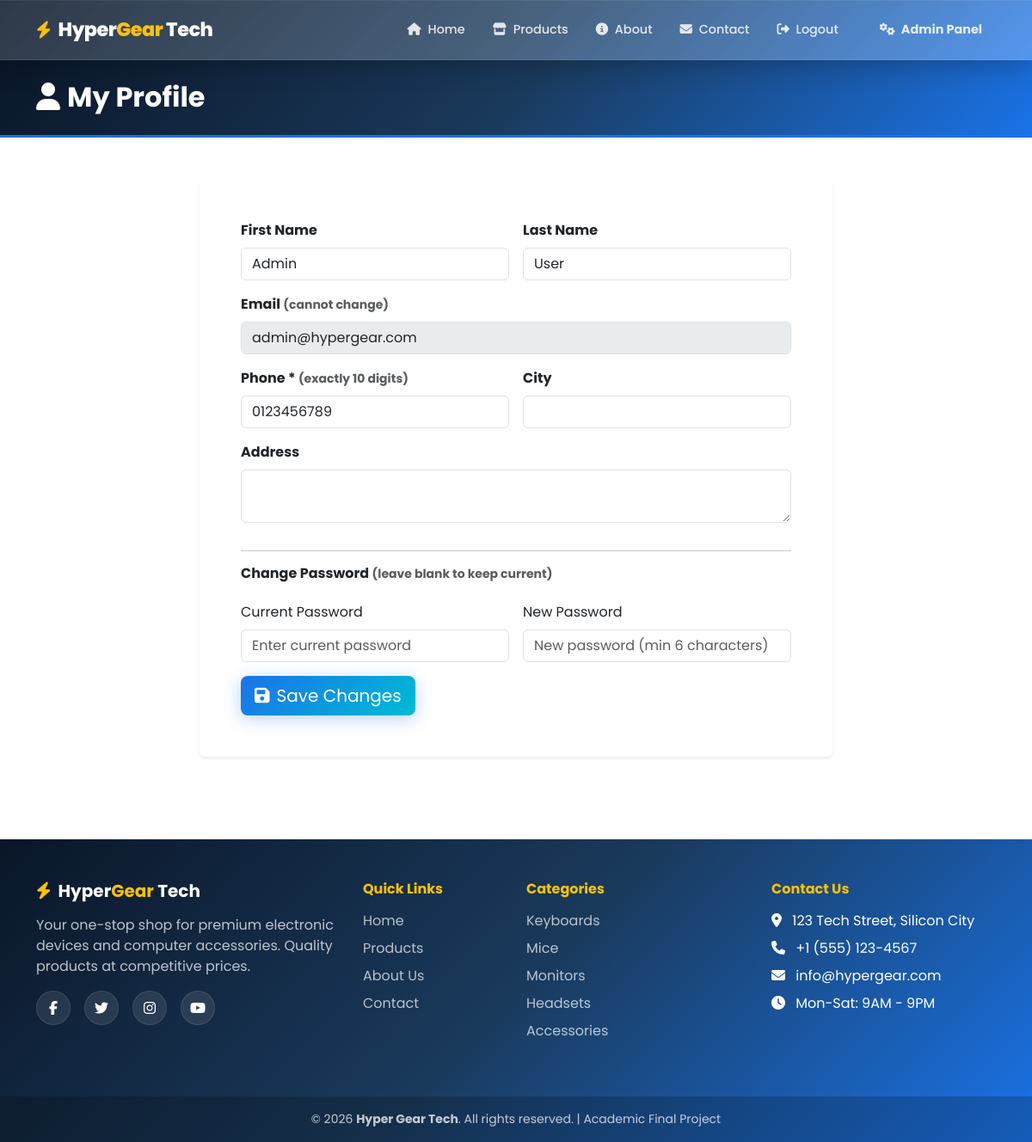
The page /pages/profile.php (signed in) on the database its author committed.
### tables this page shows
CREATE TABLE IF NOT EXISTS `users` (
    `id` INT AUTO_INCREMENT PRIMARY KEY,
    `first_name` VARCHAR(50) NOT NULL,
    `last_name` VARCHAR(50) NOT NULL,
    `email` VARCHAR(100) NOT NULL UNIQUE,
    `password` VARCHAR(255) NOT NULL,
    `phone` VARCHAR(20) DEFAULT NULL,
    `address` TEXT DEFAULT NULL,
    `city` VARCHAR(50) DEFAULT NULL,
    `role` ENUM('customer', 'admin') DEFAULT 'customer',
    `created_at` TIMESTAMP DEFAULT CURRENT_TIMESTAMP,
    `updated_at` TIMESTAMP DEFAULT CURRENT_TIMESTAMP ON UPDATE CURRENT_TIMESTAMP
);

### pages/profile.php (the view, shortened to what this page needs)
<?php
require_once __DIR__ . '/../config/database.php';
$user_id = $_SESSION['user_id'];
$user = $conn->query("SELECT * FROM users WHERE id = $user_id")->fetch_assoc();
require_once __DIR__ . '/../includes/header.php';
require_once __DIR__ . '/../includes/navigation.php';
?>
<section class="page-header py-4">
    <div class="container">
        <h2 class="fw-bold text-white mb-0"><i class="fas fa-user me-2"></i>My Profile</h2>
    </div>
</section>
<section class="py-5">
    <div class="container">
        <div class="row justify-content-center">
            <div class="col-lg-8">
                <div class="card border-0 shadow-sm scroll-reveal">
                    <div class="card-body p-5">
                        <form method="POST">
                            <div class="row g-3">
                                <div class="col-md-6">
                                    <label class="form-label fw-bold">First Name</label>
                                    <input type="text" name="first_name" class="form-control" required value="<?= htmlspecialchars($user['first_name']) ?>">
                                </div>
                                <div class="col-md-6">
                                    <label class="form-label fw-bold">Last Name</label>
                                    <input type="text" name="last_name" class="form-control" required value="<?= htmlspecialchars($user['last_name']) ?>">
                                </div>
                                <div class="col-12">
                                    <label class="form-label fw-bold">Email <small class="text-muted">(cannot change)</small></label>
                                    <input type="email" class="form-control" value="<?= htmlspecialchars($user['email']) ?>" disabled>
                                </div>
                                <div class="col-md-6">
                                    <label class="form-label fw-bold">Phone * <small class="text-muted">(exactly 10 digits)</small></label>
                                    <input type="text" name="phone" class="form-control" required maxlength="10" minlength="10" pattern="\d{10}" title="Phone number must be exactly 10 digits" value="<?= htmlspecialchars($user['phone'] ?? '') ?>">
                                </div>
                                <div class="col-md-6">
                                    <label class="form-label fw-bold">City</label>
                                    <input type="text" name="city" class="form-control" value="<?= htmlspecialchars($user['city'] ?? '') ?>">
                                </div>
                                <div class="col-12">
                                    <label class="form-label fw-bold">Address</label>
                                    <textarea name="address" class="form-control" rows="2"><?= htmlspecialchars($user['address'] ?? '') ?></textarea>
                                </div>
                                <div class="col-12">
                                    <hr>
                                    <h6 class="fw-bold">Change Password <small class="text-muted">(leave blank to keep current)</small></h6>
                                </div>
                                <div class="col-md-6">
                                    <label class="form-label">Current Password</label>
                                    <input type="password" name="current_password" class="form-control" placeholder="Enter current password">
                                </div>
                                <div class="col-md-6">
                                    <label class="form-label">New Password</label>
                                    <input type="password" name="new_password" class="form-control" placeholder="New password (min 6 characters)">
                                </div>
                                <div class="col-12">
                                    <button type="submit" class="btn btn-primary btn-lg hg-btn-glow"><i class="fas fa-save me-2"></i>Save Changes</button>
                                </div>
                            </div>
                        </form>
                    </div>
                </div>
            </div>
        </div>
    </div>
</section>
<?php require_once __DIR__ . '/../includes/footer.php'; ?>

### assets/css/style.css (style rules this page uses)
:root { --hg-blue-deep: #0a1628; --hg-blue-dark: #0d2137; --hg-blue-primary: #1a73e8; --hg-blue-bright: #2196f3; --hg-blue-light: #64b5f6; --hg-blue-cyan: #00bcd4; --hg-gradient-1: linear-gradient( 135deg, #0a1628 0%, #1a3a5c 50%, #1a73e8 100% ); --hg-gradient-2: linear-gradient(135deg, #1a73e8 0%, #00bcd4 100%); --hg-gradient-3: linear-gradient(135deg, #0d2137 0%, #1a73e8 100%); --hg-shadow-blue: 0 4px 20px rgba(26, 115, 232, 0.3); --hg-shadow-glow: 0 0 30px rgba(26, 115, 232, 0.4); --hg-font: "Poppins", sans-serif; --glass-bg: rgba(255, 255, 255, 0.08); --glass-bg-light: rgba(255, 255, 255, 0.65); --glass-border: rgba(255, 255, 255, 0.18); --glass-border-light: rgba(255, 255, 255, 0.35); --glass-blur: 20px; --glass-shadow: 0 8px 32px rgba(0, 0, 0, 0.12); --glass-glow: 0 0 40px rgba(26, 115, 232, 0.15); }
* { margin: 0; padding: 0; box-sizing: border-box; }
body { font-family: var(--hg-font); color: #333; overflow-x: hidden; animation: fadeInPage 0.6s ease-out; }
.hg-btn-glow { position: relative; overflow: hidden; transition: all 0.3s ease; box-shadow: var(--hg-shadow-blue); }
.hg-btn-glow::after { content: ""; position: absolute; top: -50%; left: -50%; width: 200%; height: 200%; background: linear-gradient( 45deg, transparent 30%, rgba(255, 255, 255, 0.15) 50%, transparent 70% ); transition: all 0.5s ease; transform: translateX(-100%); }
.page-header { background: var(--hg-gradient-1); border-bottom: 3px solid var(--hg-blue-primary); }
.scroll-reveal { opacity: 0; transform: translateY(30px); transition: all 0.6s ease-out; }
.scroll-reveal.revealed { opacity: 1; transform: translateY(0); }
.btn-primary { background: var(--hg-gradient-2); border: none; }
.card { transition: all 0.3s cubic-bezier(0.25, 0.46, 0.45, 0.94); }
.btn { transition: all 0.3s cubic-bezier(0.25, 0.46, 0.45, 0.94); }

### rows shown on the page
users: first_name "Admin", last_name "User", email "admin@hypergear.com", phone "0123456789"
